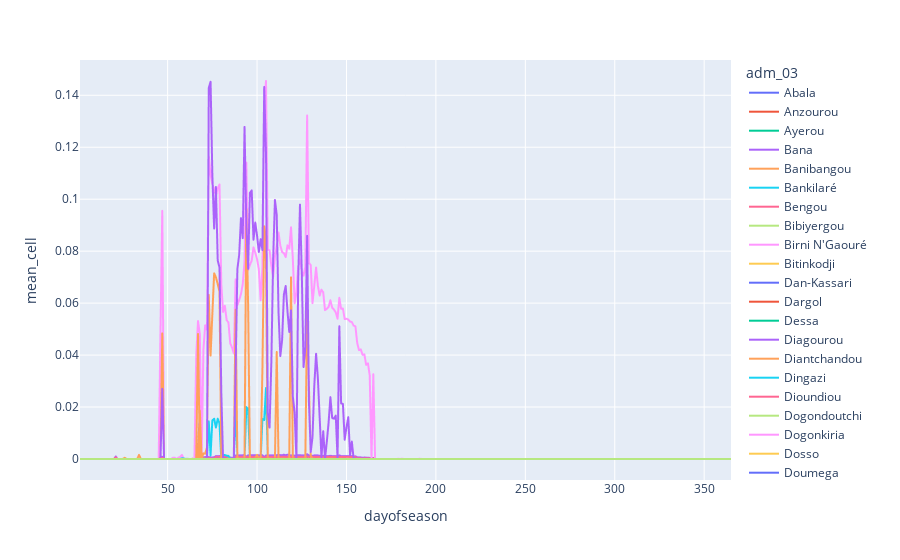

Notebook source saved alongside this figure:
### Code cell
# plot by year for all adm3
years = [2020]
for year in years:
    df_plot = (
        df[df["seasonyear"] == year]
        .groupby(["adm_03", "dayofseason"])
        .mean(numeric_only=True)
        .reset_index()
    )
    px.line(df_plot, x="dayofseason", y="mean_cell", color="adm_03").show()

### Figure 1 — Plotly figure (JSON) as saved in the notebook; plotly's stock layout.template omitted (floating-point values rounded to 4 significant figures; data arrays with more than 128 entries replaced by an {"elided": "..."} marker saying what was removed)
{"data": [{"hovertemplate": "adm_03=Abala<br>dayofseason=%{x}<br>mean_cell=%{y}<extra></extra>", "legendgroup": "Abala", "line": {"color": "#636efa", "dash": "solid"}, "marker": {"symbol": "circle"}, "mode": "lines", "name": "Abala", "showlegend": true, "type": "scattergl", "x": {"elided": "365 int values"}, "xaxis": "x", "y": {"elided": "365 int values"}, "yaxis": "y"}, {"hovertemplate": "adm_03=Anzourou<br>dayofseason=%{x}<br>mean_cell=%{y}<extra></extra>", "legendgroup": "Anzourou", "line": {"color": "#EF553B", "dash": "solid"}, "marker": {"symbol": "circle"}, "mode": "lines", "name": "Anzourou", "showlegend": true, "type": "scattergl", "x": {"elided": "365 int values"}, "xaxis": "x", "y": {"elided": "365 int values"}, "yaxis": "y"}, {"hovertemplate": "adm_03=Ayerou<br>dayofseason=%{x}<br>mean_cell=%{y}<extra></extra>", "legendgroup": "Ayerou", "line": {"color": "#00cc96", "dash": "solid"}, "marker": {"symbol": "circle"}, "mode": "lines", "name": "Ayerou", "showlegend": true, "type": "scattergl", "x": {"elided": "365 int values"}, "xaxis": "x", "y": {"elided": "365 int values"}, "yaxis": "y"}, {"hovertemplate": "adm_03=Bana<br>dayofseason=%{x}<br>mean_cell=%{y}<extra></extra>", "legendgroup": "Bana", "line": {"color": "#ab63fa", "dash": "solid"}, "marker": {"symbol": "circle"}, "mode": "lines", "name": "Bana", "showlegend": true, "type": "scattergl", "x": {"elided": "365 int values"}, "xaxis": "x", "y": {"elided": "365 float values"}, "yaxis": "y"}, {"hovertemplate": "adm_03=Banibangou<br>dayofseason=%{x}<br>mean_cell=%{y}<extra></extra>", "legendgroup": "Banibangou", "line": {"color": "#FFA15A", "dash": "solid"}, "marker": {"symbol": "circle"}, "mode": "lines", "name": "Banibangou", "showlegend": true, "type": "scattergl", "x": {"elided": "365 int values"}, "xaxis": "x", "y": {"elided": "365 int values"}, "yaxis": "y"}, {"hovertemplate": "adm_03=Bankilaré<br>dayofseason=%{x}<br>mean_cell=%{y}<extra></extra>", "legendgroup": "Bankilaré", "line": {"color": "#19d3f3", "dash": "solid"}, "marker": {"symbol": "circle"}, "mode": "lines", "name": "Bankilaré", "showlegend": true, "type": "scattergl", "x": {"elided": "365 int values"}, "xaxis": "x", "y": {"elided": "365 int values"}, "yaxis": "y"}, {"hovertemplate": "adm_03=Bengou<br>dayofseason=%{x}<br>mean_cell=%{y}<extra></extra>", "legendgroup": "Bengou", "line": {"color": "#FF6692", "dash": "solid"}, "marker": {"symbol": "circle"}, "mode": "lines", "name": "Bengou", "showlegend": true, "type": "scattergl", "x": {"elided": "365 int values"}, "xaxis": "x", "y": {"elided": "365 float values"}, "yaxis": "y"}, {"hovertemplate": "adm_03=Bibiyergou<br>dayofseason=%{x}<br>mean_cell=%{y}<extra></extra>", "legendgroup": "Bibiyergou", "line": {"color": "#B6E880", "dash": "solid"}, "marker": {"symbol": "circle"}, "mode": "lines", "name": "Bibiyergou", "showlegend": true, "type": "scattergl", "x": {"elided": "365 int values"}, "xaxis": "x", "y": {"elided": "365 int values"}, "yaxis": "y"}, {"hovertemplate": "adm_03=Birni N'Gaouré<br>dayofseason=%{x}<br>mean_cell=%{y}<extra></extra>", "legendgroup": "Birni N'Gaouré", "line": {"color": "#FF97FF", "dash": "solid"}, "marker": {"symbol": "circle"}, "mode": "lines", "name": "Birni N'Gaouré", "showlegend": true, "type": "scattergl", "x": {"elided": "365 int values"}, "xaxis": "x", "y": {"elided": "365 int values"}, "yaxis": "y"}, {"hovertemplate": "adm_03=Bitinkodji<br>dayofseason=%{x}<br>mean_cell=%{y}<extra></extra>", "legendgroup": "Bitinkodji", "line": {"color": "#FECB52", "dash": "solid"}, "marker": {"symbol": "circle"}, "mode": "lines", "name": "Bitinkodji", "showlegend": true, "type": "scattergl", "x": {"elided": "365 int values"}, "xaxis": "x", "y": {"elided": "365 int values"}, "yaxis": "y"}, {"hovertemplate": "adm_03=Dan-Kassari<br>dayofseason=%{x}<br>mean_cell=%{y}<extra></extra>", "legendgroup": "Dan-Kassari", "line": {"color": "#636efa", "dash": "solid"}, "marker": {"symbol": "circle"}, "mode": "lines", "name": "Dan-Kassari", "showlegend": true, "type": "scattergl", "x": {"elided": "365 int values"}, "xaxis": "x", "y": {"elided": "365 int values"}, "yaxis": "y"}, {"hovertemplate": "adm_03=Dargol<br>dayofseason=%{x}<br>mean_cell=%{y}<extra></extra>", "legendgroup": "Dargol", "line": {"color": "#EF553B", "dash": "solid"}, "marker": {"symbol": "circle"}, "mode": "lines", "name": "Dargol", "showlegend": true, "type": "scattergl", "x": {"elided": "365 int values"}, "xaxis": "x", "y": {"elided": "365 float values"}, "yaxis": "y"}, {"hovertemplate": "adm_03=Dessa<br>dayofseason=%{x}<br>mean_cell=%{y}<extra></extra>", "legendgroup": "Dessa", "line": {"color": "#00cc96", "dash": "solid"}, "marker": {"symbol": "circle"}, "mode": "lines", "name": "Dessa", "showlegend": true, "type": "scattergl", "x": {"elided": "365 int values"}, "xaxis": "x", "y": {"elided": "365 int values"}, "yaxis": "y"}, {"hovertemplate": "adm_03=Diagourou<br>dayofseason=%{x}<br>mean_cell=%{y}<extra></extra>", "legendgroup": "Diagourou", "line": {"color": "#ab63fa", "dash": "solid"}, "marker": {"symbol": "circle"}, "mode": "lines", "name": "Diagourou", "showlegend": true, "type": "scattergl", "x": {"elided": "365 int values"}, "xaxis": "x", "y": {"elided": "365 float values"}, "yaxis": "y"}, {"hovertemplate": "adm_03=Diantchandou<br>dayofseason=%{x}<br>mean_cell=%{y}<extra></extra>", "legendgroup": "Diantchandou", "line": {"color": "#FFA15A", "dash": "solid"}, "marker": {"symbol": "circle"}, "mode": "lines", "name": "Diantchandou", "showlegend": true, "type": "scattergl", "x": {"elided": "365 int values"}, "xaxis": "x", "y": {"elided": "365 int values"}, "yaxis": "y"}, {"hovertemplate": "adm_03=Dingazi<br>dayofseason=%{x}<br>mean_cell=%{y}<extra></extra>", "legendgroup": "Dingazi", "line": {"color": "#19d3f3", "dash": "solid"}, "marker": {"symbol": "circle"}, "mode": "lines", "name": "Dingazi", "showlegend": true, "type": "scattergl", "x": {"elided": "365 int values"}, "xaxis": "x", "y": {"elided": "365 int values"}, "yaxis": "y"}, {"hovertemplate": "adm_03=Dioundiou<br>dayofseason=%{x}<br>mean_cell=%{y}<extra></extra>", "legendgroup": "Dioundiou", "line": {"color": "#FF6692", "dash": "solid"}, "marker": {"symbol": "circle"}, "mode": "lines", "name": "Dioundiou", "showlegend": true, "type": "scattergl", "x": {"elided": "365 int values"}, "xaxis": "x", "y": {"elided": "365 float values"}, "yaxis": "y"}, {"hovertemplate": "adm_03=Dogondoutchi<br>dayofseason=%{x}<br>mean_cell=%{y}<extra></extra>", "legendgroup": "Dogondoutchi", "line": {"color": "#B6E880", "dash": "solid"}, "marker": {"symbol": "circle"}, "mode": "lines", "name": "Dogondoutchi", "showlegend": true, "type": "scattergl", "x": {"elided": "365 int values"}, "xaxis": "x", "y": {"elided": "365 int values"}, "yaxis": "y"}, {"hovertemplate": "adm_03=Dogonkiria<br>dayofseason=%{x}<br>mean_cell=%{y}<extra></extra>", "legendgroup": "Dogonkiria", "line": {"color": "#FF97FF", "dash": "solid"}, "marker": {"symbol": "circle"}, "mode": "lines", "name": "Dogonkiria", "showlegend": true, "type": "scattergl", "x": {"elided": "365 int values"}, "xaxis": "x", "y": {"elided": "365 null values"}, "yaxis": "y"}, {"hovertemplate": "adm_03=Dosso<br>dayofseason=%{x}<br>mean_cell=%{y}<extra></extra>", "legendgroup": "Dosso", "line": {"color": "#FECB52", "dash": "solid"}, "marker": {"symbol": "circle"}, "mode": "lines", "name": "Dosso", "showlegend": true, "type": "scattergl", "x": {"elided": "365 int values"}, "xaxis": "x", "y": {"elided": "365 int values"}, "yaxis": "y"}, {"hovertemplate": "adm_03=Doumega<br>dayofseason=%{x}<br>mean_cell=%{y}<extra></extra>", "legendgroup": "Doumega", "line": {"color": "#636efa", "dash": "solid"}, "marker": {"symbol": "circle"}, "mode": "lines", "name": "Doumega", "showlegend": true, "type": "scattergl", "x": {"elided": "365 int values"}, "xaxis": "x", "y": {"elided": "365 float values"}, "yaxis": "y"}, {"hovertemplate": "adm_03=Fabidji<br>dayofseason=%{x}<br>mean_cell=%{y}<extra></extra>", "legendgroup": "Fabidji", "line": {"color": "#EF553B", "dash": "solid"}, "marker": {"symbol": "circle"}, "mode": "lines", "name": "Fabidji", "showlegend": true, "type": "scattergl", "x": {"elided": "365 int values"}, "xaxis": "x", "y": {"elided": "365 int values"}, "yaxis": "y"}, {"hovertemplate": "adm_03=Fakara<br>dayofseason=%{x}<br>mean_cell=%{y}<extra></extra>", "legendgroup": "Fakara", "line": {"color": "#00cc96", "dash": "solid"}, "marker": {"symbol": "circle"}, "mode": "lines", "name": "Fakara", "showlegend": true, "type": "scattergl", "x": {"elided": "365 int values"}, "xaxis": "x", "y": {"elided": "365 int values"}, "yaxis": "y"}, {"hovertemplate": "adm_03=Falmey<br>dayofseason=%{x}<br>mean_cell=%{y}<extra></extra>", "legendgroup": "Falmey", "line": {"color": "#ab63fa", "dash": "solid"}, "marker": {"symbol": "circle"}, "mode": "lines", "name": "Falmey", "showlegend": true, "type": "scattergl", "x": {"elided": "365 int values"}, "xaxis": "x", "y": {"elided": "365 float values"}, "yaxis": "y"}, {"hovertemplate": "adm_03=Falwel<br>dayofseason=%{x}<br>mean_cell=%{y}<extra></extra>", "legendgroup": "Falwel", "line": {"color": "#FFA15A", "dash": "solid"}, "marker": {"symbol": "circle"}, "mode": "lines", "name": "Falwel", "showlegend": true, "type": "scattergl", "x": {"elided": "365 int values"}, "xaxis": "x", "y": {"elided": "365 int values"}, "yaxis": "y"}, {"hovertemplate": "adm_03=Farey<br>dayofseason=%{x}<br>mean_cell=%{y}<extra></extra>", "legendgroup": "Farey", "line": {"color": "#19d3f3", "dash": "solid"}, "marker": {"symbol": "circle"}, "mode": "lines", "name": "Farey", "showlegend": true, "type": "scattergl", "x": {"elided": "365 int values"}, "xaxis": "x", "y": {"elided": "365 int values"}, "yaxis": "y"}, {"hovertemplate": "adm_03=Filingué<br>dayofseason=%{x}<br>mean_cell=%{y}<extra></extra>", "legendgroup": "Filingué", "line": {"color": "#FF6692", "dash": "solid"}, "marker": {"symbol": "circle"}, "mode": "lines", "name": "Filingué", "showlegend": true, "type": "scattergl", "x": {"elided": "365 int values"}, "xaxis": "x", "y": {"elided": "365 int values"}, "yaxis": "y"}, {"hovertemplate": "adm_03=Garankédey<br>dayofseason=%{x}<br>mean_cell=%{y}<extra></extra>", "legendgroup": "Garankédey", "line": {"color": "#B6E880", "dash": "solid"}, "marker": {"symbol": "circle"}, "mode": "lines", "name": "Garankédey", "showlegend": true, "type": "scattergl", "x": {"elided": "365 int values"}, "xaxis": "x", "y": {"elided": "365 int values"}, "yaxis": "y"}, {"hovertemplate": "adm_03=Gaya<br>dayofseason=%{x}<br>mean_cell=%{y}<extra></extra>", "legendgroup": "Gaya", "line": {"color": "#FF97FF", "dash": "solid"}, "marker": {"symbol": "circle"}, "mode": "lines", "name": "Gaya", "showlegend": true, "type": "scattergl", "x": {"elided": "365 int values"}, "xaxis": "x", "y": {"elided": "365 float values"}, "yaxis": "y"}, {"hovertemplate": "adm_03=Gollé<br>dayofseason=%{x}<br>mean_cell=%{y}<extra></extra>", "legendgroup": "Gollé", "line": {"color": "#FECB52", "dash": "solid"}, "marker": {"symbol": "circle"}, "mode": "lines", "name": "Gollé", "showlegend": true, "type": "scattergl", "x": {"elided": "365 int values"}, "xaxis": "x", "y": {"elided": "365 float values"}, "yaxis": "y"}, {"hovertemplate": "adm_03=Goroubankassam<br>dayofseason=%{x}<br>mean_cell=%{y}<extra></extra>", "legendgroup": "Goroubankassam", "line": {"color": "#636efa", "dash": "solid"}, "marker": {"symbol": "circle"}, "mode": "lines", "name": "Goroubankassam", "showlegend": true, "type": "scattergl", "x": {"elided": "365 int values"}, "xaxis": "x", "y": {"elided": "365 int values"}, "yaxis": "y"}, {"hovertemplate": "adm_03=Gorouol<br>dayofseason=%{x}<br>mean_cell=%{y}<extra></extra>", "legendgroup": "Gorouol", "line": {"color": "#EF553B", "dash": "solid"}, "marker": {"symbol": "circle"}, "mode": "lines", "name": "Gorouol", "showlegend": true, "type": "scattergl", "x": {"elided": "365 int values"}, "xaxis": "x", "y": {"elided": "365 int values"}, "yaxis": "y"}, {"hovertemplate": "adm_03=Gothèye<br>dayofseason=%{x}<br>mean_cell=%{y}<extra></extra>", "legendgroup": "Gothèye", "line": {"color": "#00cc96", "dash": "solid"}, "marker": {"symbol": "circle"}, "mode": "lines", "name": "Gothèye", "showlegend": true, "type": "scattergl", "x": {"elided": "365 int values"}, "xaxis": "x", "y": {"elided": "365 int values"}, "yaxis": "y"}, {"hovertemplate": "adm_03=Guilladjé<br>dayofseason=%{x}<br>mean_cell=%{y}<extra></extra>", "legendgroup": "Guilladjé", "line": {"color": "#ab63fa", "dash": "solid"}, "marker": {"symbol": "circle"}, "mode": "lines", "name": "Guilladjé", "showlegend": true, "type": "scattergl", "x": {"elided": "365 int values"}, "xaxis": "x", "y": {"elided": "365 float values"}, "yaxis": "y"}, {"hovertemplate": "adm_03=Guéchémé<br>dayofseason=%{x}<br>mean_cell=%{y}<extra></extra>", "legendgroup": "Guéchémé", "line": {"color": "#FFA15A", "dash": "solid"}, "marker": {"symbol": "circle"}, "mode": "lines", "name": "Guéchémé", "showlegend": true, "type": "scattergl", "x": {"elided": "365 int values"}, "xaxis": "x", "y": {"elided": "365 float values"}, "yaxis": "y"}, {"hovertemplate": "adm_03=Hamdallaye<br>dayofseason=%{x}<br>mean_cell=%{y}<extra></extra>", "legendgroup": "Hamdallaye", "line": {"color": "#19d3f3", "dash": "solid"}, "marker": {"symbol": "circle"}, "mode": "lines", "name": "Hamdallaye", "showlegend": true, "type": "scattergl", "x": {"elided": "365 int values"}, "xaxis": "x", "y": {"elided": "365 int values"}, "yaxis": "y"}, {"hovertemplate": "adm_03=Harikanassou<br>dayofseason=%{x}<br>mean_cell=%{y}<extra></extra>", "legendgroup": "Harikanassou", "line": {"color": "#FF6692", "dash": "solid"}, "marker": {"symbol": "circle"}, "mode": "lines", "name": "Harikanassou", "showlegend": true, "type": "scattergl", "x": {"elided": "365 int values"}, "xaxis": "x", "y": {"elided": "365 int values"}, "yaxis": "y"}, {"hovertemplate": "adm_03=Imanan<br>dayofseason=%{x}<br>mean_cell=%{y}<extra></extra>", "legendgroup": "Imanan", "line": {"color": "#B6E880", "dash": "solid"}, "marker": {"symbol": "circle"}, "mode": "lines", "name": "Imanan", "showlegend": true, "type": "scattergl", "x": {"elided": "365 int values"}, "xaxis": "x", "y": {"elided": "365 int values"}, "yaxis": "y"}, {"hovertemplate": "adm_03=Inatès<br>dayofseason=%{x}<br>mean_cell=%{y}<extra></extra>", "legendgroup": "Inatès", "line": {"color": "#FF97FF", "dash": "solid"}, "marker": {"symbol": "circle"}, "mode": "lines", "name": "Inatès", "showlegend": true, "type": "scattergl", "x": {"elided": "365 int values"}, "xaxis": "x", "y": {"elided": "365 int values"}, "yaxis": "y"}, {"hovertemplate": "adm_03=Kankandi<br>dayofseason=%{x}<br>mean_cell=%{y}<extra></extra>", "legendgroup": "Kankandi", "line": {"color": "#FECB52", "dash": "solid"}, "marker": {"symbol": "circle"}, "mode": "lines", "name": "Kankandi", "showlegend": true, "type": "scattergl", "x": {"elided": "365 int values"}, "xaxis": "x", "y": {"elided": "365 int values"}, "yaxis": "y"}, {"hovertemplate": "adm_03=Karakara<br>dayofseason=%{x}<br>mean_cell=%{y}<extra></extra>", "legendgroup": "Karakara", "line": {"color": "#636efa", "dash": "solid"}, "marker": {"symbol": "circle"}, "mode": "lines", "name": "Karakara", "showlegend": true, "type": "scattergl", "x": {"elided": "365 int values"}, "xaxis": "x", "y": {"elided": "365 int values"}, "yaxis": "y"}, {"hovertemplate": "adm_03=Karguibangou<br>dayofseason=%{x}<br>mean_cell=%{y}<extra></extra>", "legendgroup": "Karguibangou", "line": {"color": "#EF553B", "dash": "solid"}, "marker": {"symbol": "circle"}, "mode": "lines", "name": "Karguibangou", "showlegend": true, "type": "scattergl", "x": {"elided": "365 int values"}, "xaxis": "x", "y": {"elided": "365 int values"}, "yaxis": "y"}, {"hovertemplate": "adm_03=Karma<br>dayofseason=%{x}<br>mean_cell=%{y}<extra></extra>", "legendgroup": "Karma", "line": {"color": "#00cc96", "dash": "solid"}, "marker": {"symbol": "circle"}, "mode": "lines", "name": "Karma", "showlegend": true, "type": "scattergl", "x": {"elided": "365 int values"}, "xaxis": "x", "y": {"elided": "365 int values"}, "yaxis": "y"}, {"hovertemplate": "adm_03=Kiota<br>dayofseason=%{x}<br>mean_cell=%{y}<extra></extra>", "legendgroup": "Kiota", "line": {"color": "#ab63fa", "dash": "solid"}, "marker": {"symbol": "circle"}, "mode": "lines", "name": "Kiota", "showlegend": true, "type": "scattergl", "x": {"elided": "365 int values"}, "xaxis": "x", "y": {"elided": "365 int values"}, "yaxis": "y"}, {"hovertemplate": "adm_03=Kirtachi<br>dayofseason=%{x}<br>mean_cell=%{y}<extra></extra>", "legendgroup": "Kirtachi", "line": {"color": "#FFA15A", "dash": "solid"}, "marker": {"symbol": "circle"}, "mode": "lines", "name": "Kirtachi", "showlegend": true, "type": "scattergl", "x": {"elided": "365 int values"}, "xaxis": "x", "y": {"elided": "365 int values"}, "yaxis": "y"}, {"hovertemplate": "adm_03=Kiéché<br>dayofseason=%{x}<br>mean_cell=%{y}<extra></extra>", "legendgroup": "Kiéché", "line": {"color": "#19d3f3", "dash": "solid"}, "marker": {"symbol": "circle"}, "mode": "lines", "name": "Kiéché", "showlegend": true, "type": "scattergl", "x": {"elided": "365 int values"}, "xaxis": "x", "y": {"elided": "365 int values"}, "yaxis": "y"}, {"hovertemplate": "adm_03=Kokorou<br>dayofseason=%{x}<br>mean_cell=%{y}<extra></extra>", "legendgroup": "Kokorou", "line": {"color": "#FF6692", "dash": "solid"}, "marker": {"symbol": "circle"}, "mode": "lines", "name": "Kokorou", "showlegend": true, "type": "scattergl", "x": {"elided": "365 int values"}, "xaxis": "x", "y": {"elided": "365 float values"}, "yaxis": "y"}, {"hovertemplate": "adm_03=Kollo<br>dayofseason=%{x}<br>mean_cell=%{y}<extra></extra>", "legendgroup": "Kollo", "line": {"color": "#B6E880", "dash": "solid"}, "marker": {"symbol": "circle"}, "mode": "lines", "name": "Kollo", "showlegend": true, "type": "scattergl", "x": {"elided": "365 int values"}, "xaxis": "x", "y": {"elided": "365 int values"}, "yaxis": "y"}, {"hovertemplate": "adm_03=Koré Maïroua<br>dayofseason=%{x}<br>mean_cell=%{y}<extra></extra>", "legendgroup": "Koré Maïroua", "line": {"color": "#FF97FF", "dash": "solid"}, "marker": {"symbol": "circle"}, "mode": "lines", "name": "Koré Maïroua", "showlegend": true, "type": "scattergl", "x": {"elided": "365 int values"}, "xaxis": "x", "y": {"elided": "365 int values"}, "yaxis": "y"}, {"hovertemplate": "adm_03=Kourfeye Centre<br>dayofseason=%{x}<br>mean_cell=%{y}<extra></extra>", "legendgroup": "Kourfeye Centre", "line": {"color": "#FECB52", "dash": "solid"}, "marker": {"symbol": "circle"}, "mode": "lines", "name": "Kourfeye Centre", "showlegend": true, "type": "scattergl", "x": {"elided": "365 int values"}, "xaxis": "x", "y": {"elided": "365 int values"}, "yaxis": "y"}, {"hovertemplate": "adm_03=Kourteye<br>dayofseason=%{x}<br>mean_cell=%{y}<extra></extra>", "legendgroup": "Kourteye", "line": {"color": "#636efa", "dash": "solid"}, "marker": {"symbol": "circle"}, "mode": "lines", "name": "Kourteye", "showlegend": true, "type": "scattergl", "x": {"elided": "365 int values"}, "xaxis": "x", "y": {"elided": "365 int values"}, "yaxis": "y"}, {"hovertemplate": "adm_03=Kouré<br>dayofseason=%{x}<br>mean_cell=%{y}<extra></extra>", "legendgroup": "Kouré", "line": {"color": "#EF553B", "dash": "solid"}, "marker": {"symbol": "circle"}, "mode": "lines", "name": "Kouré", "showlegend": true, "type": "scattergl", "x": {"elided": "365 int values"}, "xaxis": "x", "y": {"elided": "365 int values"}, "yaxis": "y"}, {"hovertemplate": "adm_03=Koygolo<br>dayofseason=%{x}<br>mean_cell=%{y}<extra></extra>", "legendgroup": "Koygolo", "line": {"color": "#00cc96", "dash": "solid"}, "marker": {"symbol": "circle"}, "mode": "lines", "name": "Koygolo", "showlegend": true, "type": "scattergl", "x": {"elided": "365 int values"}, "xaxis": "x", "y": {"elided": "365 int values"}, "yaxis": "y"}, {"hovertemplate": "adm_03=Liboré<br>dayofseason=%{x}<br>mean_cell=%{y}<extra></extra>", "legendgroup": "Liboré", "line": {"color": "#ab63fa", "dash": "solid"}, "marker": {"symbol": "circle"}, "mode": "lines", "name": "Liboré", "showlegend": true, "type": "scattergl", "x": {"elided": "365 int values"}, "xaxis": "x", "y": {"elided": "365 null values"}, "yaxis": "y"}, {"hovertemplate": "adm_03=Loga<br>dayofseason=%{x}<br>mean_cell=%{y}<extra></extra>", "legendgroup": "Loga", "line": {"color": "#FFA15A", "dash": "solid"}, "marker": {"symbol": "circle"}, "mode": "lines", "name": "Loga", "showlegend": true, "type": "scattergl", "x": {"elided": "365 int values"}, "xaxis": "x", "y": {"elided": "365 int values"}, "yaxis": "y"}, {"hovertemplate": "adm_03=Makalondi<br>dayofseason=%{x}<br>mean_cell=%{y}<extra></extra>", "legendgroup": "Makalondi", "line": {"color": "#19d3f3", "dash": "solid"}, "marker": {"symbol": "circle"}, "mode": "lines", "name": "Makalondi", "showlegend": true, "type": "scattergl", "x": {"elided": "365 int values"}, "xaxis": "x", "y": {"elided": "365 int values"}, "yaxis": "y"}, {"hovertemplate": "adm_03=Matankari<br>dayofseason=%{x}<br>mean_cell=%{y}<extra></extra>", "legendgroup": "Matankari", "line": {"color": "#FF6692", "dash": "solid"}, "marker": {"symbol": "circle"}, "mode": "lines", "name": "Matankari", "showlegend": true, "type": "scattergl", "x": {"elided": "365 int values"}, "xaxis": "x", "y": {"elided": "365 int values"}, "yaxis": "y"}, {"hovertemplate": "adm_03=Mokko<br>dayofseason=%{x}<br>mean_cell=%{y}<extra></extra>", "legendgroup": "Mokko", "line": {"color": "#B6E880", "dash": "solid"}, "marker": {"symbol": "circle"}, "mode": "lines", "name": "Mokko", "showlegend": true, "type": "scattergl", "x": {"elided": "365 int values"}, "xaxis": "x", "y": {"elided": "365 int values"}, "yaxis": "y"}, {"hovertemplate": "adm_03=Méhana<br>dayofseason=%{x}<br>mean_cell=%{y}<extra></extra>", "legendgroup": "Méhana", "line": {"color": "#FF97FF", "dash": "solid"}, "marker": {"symbol": "circle"}, "mode": "lines", "name": "Méhana", "showlegend": true, "type": "scattergl", "x": {"elided": "365 int values"}, "xaxis": "x", "y": {"elided": "365 int values"}, "yaxis": "y"}, {"hovertemplate": "adm_03=N'Dounga<br>dayofseason=%{x}<br>mean_cell=%{y}<extra></extra>", "legendgroup": "N'Dounga", "line": {"color": "#FECB52", "dash": "solid"}, "marker": {"symbol": "circle"}, "mode": "lines", "name": "N'Dounga", "showlegend": true, "type": "scattergl", "x": {"elided": "365 int values"}, "xaxis": "x", "y": {"elided": "365 int values"}, "yaxis": "y"}, {"hovertemplate": "adm_03=N'Gonga<br>dayofseason=%{x}<br>mean_cell=%{y}<extra></extra>", "legendgroup": "N'Gonga", "line": {"color": "#636efa", "dash": "solid"}, "marker": {"symbol": "circle"}, "mode": "lines", "name": "N'Gonga", "showlegend": true, "type": "scattergl", "x": {"elided": "365 int values"}, "xaxis": "x", "y": {"elided": "365 int values"}, "yaxis": "y"}, {"hovertemplate": "adm_03=Namaro<br>dayofseason=%{x}<br>mean_cell=%{y}<extra></extra>", "legendgroup": "Namaro", "line": {"color": "#EF553B", "dash": "solid"}, "marker": {"symbol": "circle"}, "mode": "lines", "name": "Namaro", "showlegend": true, "type": "scattergl", "x": {"elided": "365 int values"}, "xaxis": "x", "y": {"elided": "365 int values"}, "yaxis": "y"}, {"hovertemplate": "adm_03=Ouallam<br>dayofseason=%{x}<br>mean_cell=%{y}<extra></extra>", "legendgroup": "Ouallam", "line": {"color": "#00cc96", "dash": "solid"}, "marker": {"symbol": "circle"}, "mode": "lines", "name": "Ouallam", "showlegend": true, "type": "scattergl", "x": {"elided": "365 int values"}, "xaxis": "x", "y": {"elided": "365 int values"}, "yaxis": "y"}, {"hovertemplate": "adm_03=Ouro Guéladjo<br>dayofseason=%{x}<br>mean_cell=%{y}<extra></extra>", "legendgroup": "Ouro Guéladjo", "line": {"color": "#ab63fa", "dash": "solid"}, "marker": {"symbol": "circle"}, "mode": "lines", "name": "Ouro Guéladjo", "showlegend": true, "type": "scattergl", "x": {"elided": "365 int values"}, "xaxis": "x", "y": {"elided": "365 int values"}, "yaxis": "y"}, {"hovertemplate": "adm_03=Sakoïra<br>dayofseason=%{x}<br>mean_cell=%{y}<extra></extra>", "legendgroup": "Sakoïra", "line": {"color": "#FFA15A", "dash": "solid"}, "marker": {"symbol": "circle"}, "mode": "lines", "name": "Sakoïra", "showlegend": true, "type": "scattergl", "x": {"elided": "365 int values"}, "xaxis": "x", "y": {"elided": "365 int values"}, "yaxis": "y"}, {"hovertemplate": "adm_03=Sambéra<br>dayofseason=%{x}<br>mean_cell=%{y}<extra></extra>", "legendgroup": "Sambéra", "line": {"color": "#19d3f3", "dash": "solid"}, "marker": {"symbol": "circle"}, "mode": "lines", "name": "Sambéra", "showlegend": true, "type": "scattergl", "x": {"elided": "365 int values"}, "xaxis": "x", "y": {"elided": "365 float values"}, "yaxis": "y"}, {"hovertemplate": "adm_03=Sanam<br>dayofseason=%{x}<br>mean_cell=%{y}<extra></extra>", "legendgroup": "Sanam", "line": {"color": "#FF6692", "dash": "solid"}, "marker": {"symbol": "circle"}, "mode": "lines", "name": "Sanam", "showlegend": true, "type": "scattergl", "x": {"elided": "365 int values"}, "xaxis": "x", "y": {"elided": "365 int values"}, "yaxis": "y"}, {"hovertemplate": "adm_03=Say<br>dayofseason=%{x}<br>mean_cell=%{y}<extra></extra>", "legendgroup": "Say", "line": {"color": "#B6E880", "dash": "solid"}, "marker": {"symbol": "circle"}, "mode": "lines", "name": "Say", "showlegend": true, "type": "scattergl", "x": {"elided": "365 int values"}, "xaxis": "x", "y": {"elided": "365 int values"}, "yaxis": "y"}, {"hovertemplate": "adm_03=Simiri<br>dayofseason=%{x}<br>mean_cell=%{y}<extra></extra>", "legendgroup": "Simiri", "line": {"color": "#FF97FF", "dash": "solid"}, "marker": {"symbol": "circle"}, "mode": "lines", "name": "Simiri", "showlegend": true, "type": "scattergl", "x": {"elided": "365 int values"}, "xaxis": "x", "y": {"elided": "365 int values"}, "yaxis": "y"}, {"hovertemplate": "adm_03=Sinder<br>dayofseason=%{x}<br>mean_cell=%{y}<extra></extra>", "legendgroup": "Sinder", "line": {"color": "#FECB52", "dash": "solid"}, "marker": {"symbol": "circle"}, "mode": "lines", "name": "Sinder", "showlegend": true, "type": "scattergl", "x": {"elided": "365 int values"}, "xaxis": "x", "y": {"elided": "365 int values"}, "yaxis": "y"}, {"hovertemplate": "adm_03=Sokorbé<br>dayofseason=%{x}<br>mean_cell=%{y}<extra></extra>", "legendgroup": "Sokorbé", "line": {"color": "#636efa", "dash": "solid"}, "marker": {"symbol": "circle"}, "mode": "lines", "name": "Sokorbé", "showlegend": true, "type": "scattergl", "x": {"elided": "365 int values"}, "xaxis": "x", "y": {"elided": "365 int values"}, "yaxis": "y"}, {"hovertemplate": "adm_03=Soucoucoutane<br>dayofseason=%{x}<br>mean_cell=%{y}<extra></extra>", "legendgroup": "Soucoucoutane", "line": {"color": "#EF553B", "dash": "solid"}, "marker": {"symbol": "circle"}, "mode": "lines", "name": "Soucoucoutane", "showlegend": true, "type": "scattergl", "x": {"elided": "365 int values"}, "xaxis": "x", "y": {"elided": "365 int values"}, "yaxis": "y"}, {"hovertemplate": "adm_03=Tagazar<br>dayofseason=%{x}<br>mean_cell=%{y}<extra></extra>", "legendgroup": "Tagazar", "line": {"color": "#00cc96", "dash": "solid"}, "marker": {"symbol": "circle"}, "mode": "lines", "name": "Tagazar", "showlegend": true, "type": "scattergl", "x": {"elided": "365 int values"}, "xaxis": "x", "y": {"elided": "365 int values"}, "yaxis": "y"}, {"hovertemplate": "adm_03=Tamou<br>dayofseason=%{x}<br>mean_cell=%{y}<extra></extra>", "legendgroup": "Tamou", "line": {"color": "#ab63fa", "dash": "solid"}, "marker": {"symbol": "circle"}, "mode": "lines", "name": "Tamou", "showlegend": true, "type": "scattergl", "x": {"elided": "365 int values"}, "xaxis": "x", "y": {"elided": "365 float values"}, "yaxis": "y"}, {"hovertemplate": "adm_03=Tanda<br>dayofseason=%{x}<br>mean_cell=%{y}<extra></extra>", "legendgroup": "Tanda", "line": {"color": "#FFA15A", "dash": "solid"}, "marker": {"symbol": "circle"}, "mode": "lines", "name": "Tanda", "showlegend": true, "type": "scattergl", "x": {"elided": "365 int values"}, "xaxis": "x", "y": {"elided": "365 float values"}, "yaxis": "y"}, {"hovertemplate": "adm_03=Tessa<br>dayofseason=%{x}<br>mean_cell=%{y}<extra></extra>", "legendgroup": "Tessa", "line": {"color": "#19d3f3", "dash": "solid"}, "marker": {"symbol": "circle"}, "mode": "lines", "name": "Tessa", "showlegend": true, "type": "scattergl", "x": {"elided": "365 int values"}, "xaxis": "x", "y": {"elided": "365 int values"}, "yaxis": "y"}, {"hovertemplate": "adm_03=Tibiri<br>dayofseason=%{x}<br>mean_cell=%{y}<extra></extra>", "legendgroup": "Tibiri", "line": {"color": "#FF6692", "dash": "solid"}, "marker": {"symbol": "circle"}, "mode": "lines", "name": "Tibiri", "showlegend": true, "type": "scattergl", "x": {"elided": "365 int values"}, "xaxis": "x", "y": {"elided": "365 int values"}, "yaxis": "y"}, {"hovertemplate": "adm_03=Tillabéri<br>dayofseason=%{x}<br>mean_cell=%{y}<extra></extra>", "legendgroup": "Tillabéri", "line": {"color": "#B6E880", "dash": "solid"}, "marker": {"symbol": "circle"}, "mode": "lines", "name": "Tillabéri", "showlegend": true, "type": "scattergl", "x": {"elided": "365 int values"}, "xaxis": "x", "y": {"elided": "365 int values"}, "yaxis": "y"}, {"hovertemplate": "adm_03=Tombokoirey I<br>dayofseason=%{x}<br>mean_cell=%{y}<extra></extra>", "legendgroup": "Tombokoirey I", "line": {"color": "#FF97FF", "dash": "solid"}, "marker": {"symbol": "circle"}, "mode": "lines", "name": "Tombokoirey I", "showlegend": true, "type": "scattergl", "x": {"elided": "365 int values"}, "xaxis": "x", "y": {"elided": "365 int values"}, "yaxis": "y"}, {"hovertemplate": "adm_03=Tombokoirey II<br>dayofseason=%{x}<br>mean_cell=%{y}<extra></extra>", "legendgroup": "Tombokoirey II", "line": {"color": "#FECB52", "dash": "solid"}, "marker": {"symbol": "circle"}, "mode": "lines", "name": "Tombokoirey II", "showlegend": true, "type": "scattergl", "x": {"elided": "365 int values"}, "xaxis": "x", "y": {"elided": "365 int values"}, "yaxis": "y"}, {"hovertemplate": "adm_03=Tondikandia<br>dayofseason=%{x}<br>mean_cell=%{y}<extra></extra>", "legendgroup": "Tondikandia", "line": {"color": "#636efa", "dash": "solid"}, "marker": {"symbol": "circle"}, "mode": "lines", "name": "Tondikandia", "showlegend": true, "type": "scattergl", "x": {"elided": "365 int values"}, "xaxis": "x", "y": {"elided": "365 int values"}, "yaxis": "y"}, {"hovertemplate": "adm_03=Tondikiwindi<br>dayofseason=%{x}<br>mean_cell=%{y}<extra></extra>", "legendgroup": "Tondikiwindi", "line": {"color": "#EF553B", "dash": "solid"}, "marker": {"symbol": "circle"}, "mode": "lines", "name": "Tondikiwindi", "showlegend": true, "type": "scattergl", "x": {"elided": "365 int values"}, "xaxis": "x", "y": {"elided": "365 int values"}, "yaxis": "y"}, {"hovertemplate": "adm_03=Torodi<br>dayofseason=%{x}<br>mean_cell=%{y}<extra></extra>", "legendgroup": "Torodi", "line": {"color": "#00cc96", "dash": "solid"}, "marker": {"symbol": "circle"}, "mode": "lines", "name": "Torodi", "showlegend": true, "type": "scattergl", "x": {"elided": "365 int values"}, "xaxis": "x", "y": {"elided": "365 int values"}, "yaxis": "y"}, {"hovertemplate": "adm_03=Tounouga<br>dayofseason=%{x}<br>mean_cell=%{y}<extra></extra>", "legendgroup": "Tounouga", "line": {"color": "#ab63fa", "dash": "solid"}, "marker": {"symbol": "circle"}, "mode": "lines", "name": "Tounouga", "showlegend": true, "type": "scattergl", "x": {"elided": "365 int values"}, "xaxis": "x", "y": {"elided": "365 float values"}, "yaxis": "y"}, {"hovertemplate": "adm_03=Téra<br>dayofseason=%{x}<br>mean_cell=%{y}<extra></extra>", "legendgroup": "Téra", "line": {"color": "#FFA15A", "dash": "solid"}, "marker": {"symbol": "circle"}, "mode": "lines", "name": "Téra", "showlegend": true, "type": "scattergl", "x": {"elided": "365 int values"}, "xaxis": "x", "y": {"elided": "365 float values"}, "yaxis": "y"}, {"hovertemplate": "adm_03=Youri<br>dayofseason=%{x}<br>mean_cell=%{y}<extra></extra>", "legendgroup": "Youri", "line": {"color": "#19d3f3", "dash": "solid"}, "marker": {"symbol": "circle"}, "mode": "lines", "name": "Youri", "showlegend": true, "type": "scattergl", "x": {"elided": "365 int values"}, "xaxis": "x", "y": {"elided": "365 int values"}, "yaxis": "y"}, {"hovertemplate": "adm_03=Yélou<br>dayofseason=%{x}<br>mean_cell=%{y}<extra></extra>", "legendgroup": "Yélou", "line": {"color": "#FF6692", "dash": "solid"}, "marker": {"symbol": "circle"}, "mode": "lines", "name": "Yélou", "showlegend": true, "type": "scattergl", "x": {"elided": "365 int values"}, "xaxis": "x", "y": {"elided": "365 float values"}, "yaxis": "y"}, {"hovertemplate": "adm_03=Zabori<br>dayofseason=%{x}<br>mean_cell=%{y}<extra></extra>", "legendgroup": "Zabori", "line": {"color": "#B6E880", "dash": "solid"}, "marker": {"symbol": "circle"}, "mode": "lines", "name": "Zabori", "showlegend": true, "type": "scattergl", "x": {"elided": "365 int values"}, "xaxis": "x", "y": {"elided": "365 int values"}, "yaxis": "y"}], "layout": {"autosize": true, "legend": {"title": {"text": "adm_03"}, "tracegroupgap": 0}, "margin": {"t": 60}, "xaxis": {"anchor": "y", "autorange": true, "domain": [0, 1], "range": [1, 365], "title": {"text": "dayofseason"}, "type": "linear"}, "yaxis": {"anchor": "x", "autorange": true, "domain": [0, 1], "range": [-0.008083, 0.1536], "title": {"text": "mean_cell"}, "type": "linear"}}}
